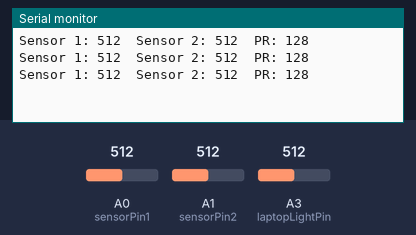
The sketch below on a simulated Arduino Uno, built with avr-gcc and run on an emulated ATmega328P. Shown: the last lines printed to the serial monitor. The inputs (shaded band) are chosen by the test bench; at power-on: A0 (sensorPin1) = 512, A1 (sensorPin2) = 512, A3 (laptopLightPin) = 512.

Above: at 1.3 s.
1.4 s: A0 (sensorPin1) set to 716
At 1.9 s:
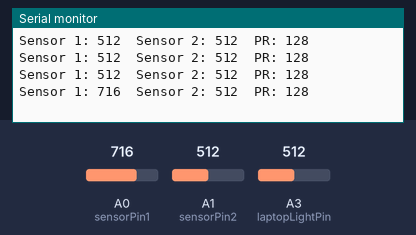
2.9 s: A1 (sensorPin2) set to 716
At 3.4 s:
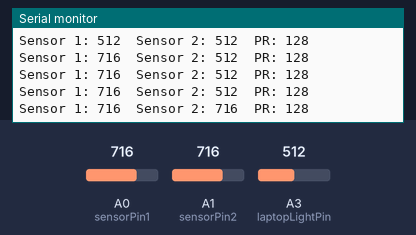
4.4 s: A3 (laptopLightPin) set to 716
At 4.9 s:
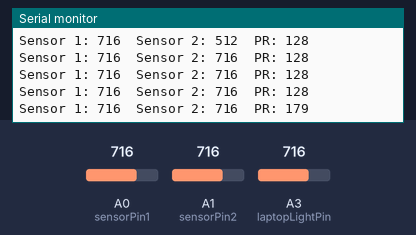
5.9 s: A0 (sensorPin1) set to 900
At 6.4 s:
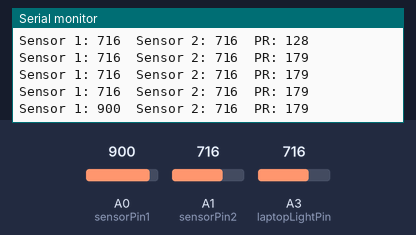
7.4 s: A1 (sensorPin2) set to 900
At 7.9 s:
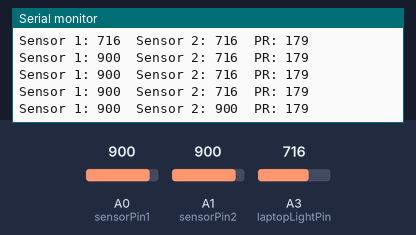
8.9 s: A3 (laptopLightPin) set to 900
At 9.4 s:
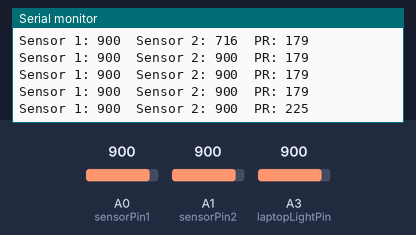
Timing chart, 0 to 11.4 s (numbered marks = the images above; inputs shaded):
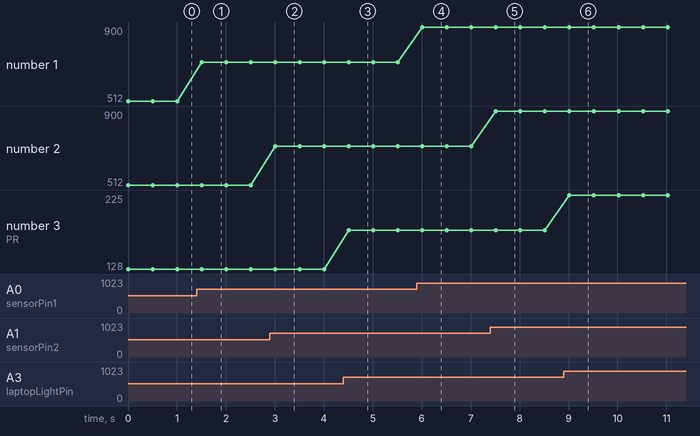

The sketch:

pressor_sensor.ino
```cpp
/* How to use a Force sensitive resistor to fade an LED with Arduino
   More info: http://www.ardumotive.com/how-to-use-a-force-sensitive-resistor-en.html
   Dev: Michalis Vasilakis // Date: 22/9/2015 // www.ardumotive.com  */


//Constants:
//const int ledPin = 3;     //pin 3 has PWM funtion
const int sensorPin1 = A0; //Pressure Sensor 1 - A0
const int sensorPin2 = A1; //Pressure Sensor 2 - A1

const int redColorPin = 6; //Red
const int blueColorPin = 5; //Blue
const int greenColorPin = 4; //Green

const int laptopLightPin = A3; //Green

//Variables:
int value1, value2, value3; //save analog value


void setup(){

  pinMode(redColorPin, OUTPUT);
  pinMode(blueColorPin, OUTPUT);
  pinMode(greenColorPin, OUTPUT);
  Serial.begin(9600);       //Begin serial communication

}

void loop(){

  value1 = analogRead(sensorPin1);       //Read and save analog value from potentiometer
  value2 = analogRead(sensorPin2);       //Read and save analog value from potentiometer
  value3 = analogRead(laptopLightPin) / 4;
  Serial.print("Sensor 1: ");
  Serial.print(value1);               //Print value
  Serial.print("\tSensor 2: ");
  Serial.print(value2);
  Serial.print("\tPR: ");
  Serial.println(value3);
  //value = map(value, 0, 1023, 0, 255); //Map value 0-1023 to 0-255 (PWM)

  if(value3 < 20){
    setColor(0,0,0);
  }
  else if(value1 > 100){
    setColor(255,0,0);        //red chilly mode
  }
  else if(value2 > 100){
    setColor(255,255,255);    //white focus mode
  } else{
    setColor(0,0,0);          //turn off the light
  }

  //  analogWrite(redColorPin, 100);
  //analogWrite(greenColorPin, 100);
  //analogWrite(blueColorPin, 100);
   //setColor(255,0,0);

  delay(500);                          //Small delay

}

void setColor(int R, int G, int B){
  analogWrite(redColorPin, R);
  analogWrite(greenColorPin, G);
  analogWrite(blueColorPin, B);
}
```

Measured:
- after the input at 1.4 s, the serial monitor: prints a new line after 0.10 s (image 1)
- after the input at 2.9 s, the serial monitor: prints a new line after 0.11 s (image 2)
- after the input at 4.4 s, the serial monitor: prints a new line after 0.11 s (image 3)
- after the input at 5.9 s, the serial monitor: prints a new line after 0.11 s (image 4)
- after the input at 7.4 s, the serial monitor: prints a new line after 0.12 s (image 5)
- after the input at 8.9 s, the serial monitor: prints a new line after 0.12 s (image 6)
- plotted number 1: 512 → 716 after the input at 1.4 s, 716 → 900 after the input at 5.9 s
- plotted number 3: 128 → 179 after the input at 4.4 s, 179 → 225 after the input at 8.9 s
